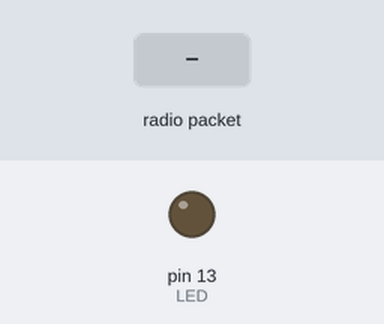
A sketch run on a simulated Arduino Uno, built for the host (arithmetic inside an expression is 32-bit, double 64-bit). Parts: output pins drawn as LEDs (lit = HIGH). The inputs (shaded band) are chosen by the test bench. No radio packets arrive unless stated; pins used as bus, display or sensor lines are not drawn; what the sketch prints to the serial monitor is not drawn.

Above: at 1.3 s.
1.4 s: radio packet "1" arrives
At 1.8 s:
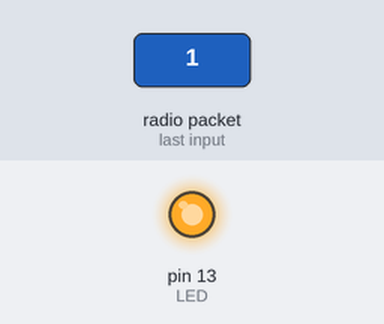
3.9 s: radio packet "0" arrives
At 5.15 s:
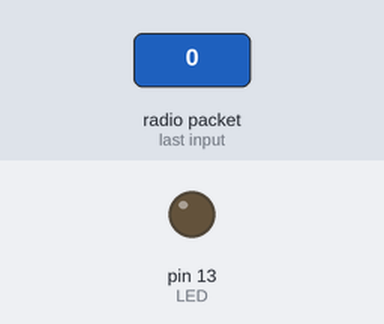
5.4 s: radio packet "2" arrives
At 6.1 s:
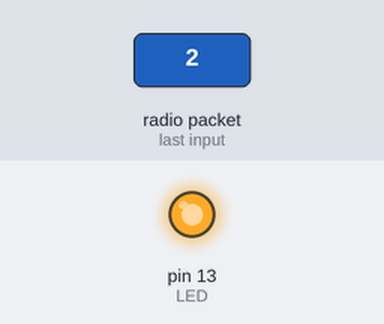
Timing chart, 0 to 8.4 s (numbered marks = the images above; inputs shaded):
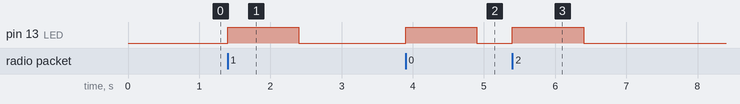

The sketch:

receiverB1.ino
```cpp
// Arduino9x_RX
// -*- mode: C++ -*-
// Example sketch showing how to create a simple messaging client (receiver)
// with the RH_RF95 class. RH_RF95 class does not provide for addressing or
// reliability, so you should only use RH_RF95 if you do not need the higher
// level messaging abilities.
// It is designed to work with the other example Arduino9x_TX

#include <SPI.h>
#include <RH_RF95.h>


 struct MsgStruct {
  char  pangrama[44]; //= "the quick brown fox jump over the crazy dog";
  uint16_t count;
};

union MsgUnion {
  uint8_t msg_array[sizeof(MsgStruct)];
  MsgStruct msg;
};

union MsgUnion msg_rx;
/***
#define RFM95_CS 10
#define RFM95_RST 9
#define RFM95_INT 2
****/
// ttgo config
#define RFM95_CS 18
#define RFM95_RST 14
#define RFM95_INT 26

// Change to 434.0 or other frequency, must match RX's freq!
#define RF95_FREQ 915.0

// Singleton instance of the radio driver
RH_RF95 rf95(RFM95_CS, RFM95_INT);

// Blinky on receipt
#define LED 13

void setup()
{
  pinMode(LED, OUTPUT);
  pinMode(RFM95_RST, OUTPUT);
  digitalWrite(RFM95_RST, HIGH);

  while (!Serial);
  Serial.begin(115200);
  delay(100);

  Serial.println("Arduino LoRa RX Test!");

  // manual reset
  digitalWrite(RFM95_RST, LOW);
  delay(10);
  digitalWrite(RFM95_RST, HIGH);
  delay(10);

  while (!rf95.init()) {
    Serial.println("LoRa radio init failed");
    while (1);
  }
  Serial.println("LoRa radio init OK!");

  // Defaults after init are 434.0MHz, modulation GFSK_Rb250Fd250, +13dbM
  if (!rf95.setFrequency(RF95_FREQ)) {
    Serial.println("setFrequency failed");
    while (1);
  }
  Serial.print("Set Freq to: "); Serial.println(RF95_FREQ);

  // Defaults after init are 434.0MHz, 13dBm, Bw = 125 kHz, Cr = 4/5, Sf = 128chips/symbol, CRC on

  // The default transmitter power is 13dBm, using PA_BOOST.
  // If you are using RFM95/96/97/98 modules which uses the PA_BOOST transmitter pin, then
  // you can set transmitter powers from 5 to 23 dBm:
  rf95.setTxPower(23, false);
  rf95.setPromiscuous(true);
}

uint8_t i;
void loop()
{
  if (rf95.available())
  {
    // Should be a message for us now
    uint8_t buf[RH_RF95_MAX_MESSAGE_LEN];
    uint8_t len = sizeof(buf);

    if (rf95.recv(buf, &len))
    {
      digitalWrite(LED, HIGH);
      // copia o conteudo recebido para a estrutura
      for (i=0; i<sizeof(msg_rx.msg_array);i++){
        msg_rx.msg_array[i]= buf[i];
      }
    //  RH_RF95::printBuffer("Received: ", buf, len); // mostra o conteudo do buffer rx byte a byte.
      Serial.print("Got: ");
      Serial.print(msg_rx.msg.pangrama);
      Serial.print(" ");
      Serial.println(msg_rx.msg.count);
       Serial.print("RSSI: ");
      Serial.println(rf95.lastRssi(), DEC);
      delay(1000);

      // Send a reply
      uint8_t data[] = "And hello back to you";
    //  rf95.send(data, sizeof(data));
    //  rf95.waitPacketSent();
      Serial.println("Sent a reply");
      digitalWrite(LED, LOW);
    }
    else
    {
      Serial.println("Receive failed");
    }
  }
}
```

Measured:
- after the input at 1.4 s, pin 13 (LED): LOW → HIGH at once, → LOW 1.0 s later
- after the input at 3.9 s, pin 13 (LED): LOW → HIGH at once, → LOW 1.0 s later
- after the input at 5.4 s, pin 13 (LED): LOW → HIGH at once, → LOW 1.0 s later
